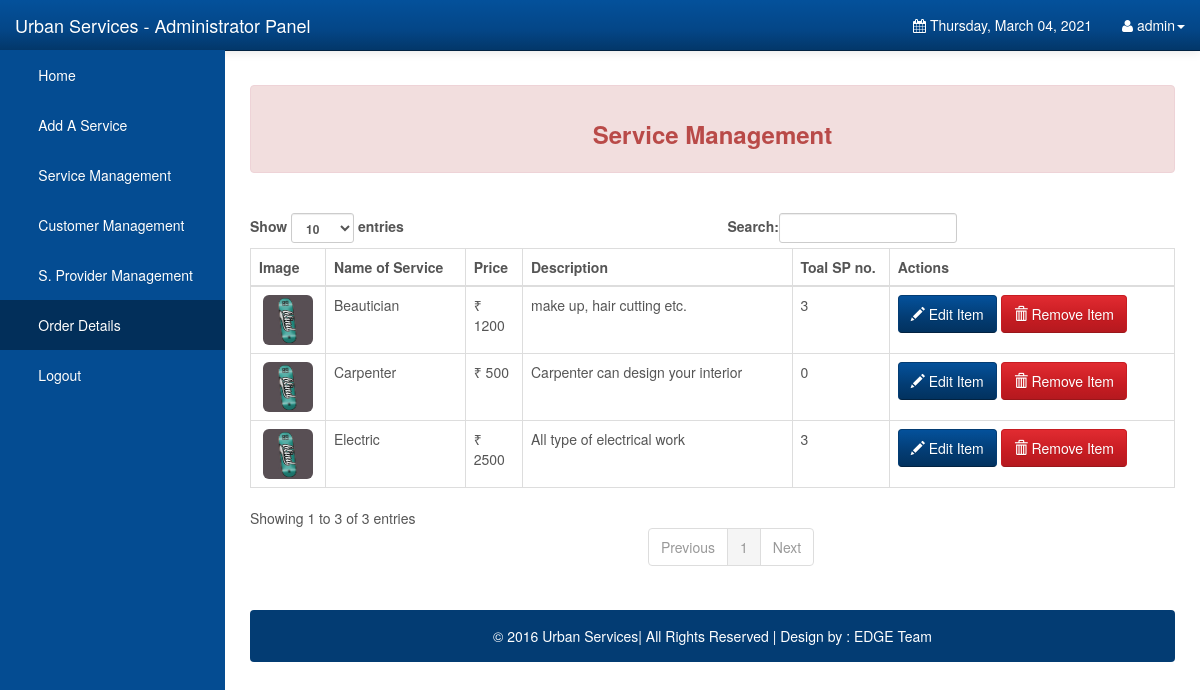
The page /Admin/items.php (signed in) on the database its author committed.
### tables this page shows
CREATE TABLE `service` (
  `s_name` varchar(50) NOT NULL,
  `s_price` int(10) DEFAULT NULL,
  `s_desc` text NOT NULL,
  `s_img` varchar(255) DEFAULT NULL,
  `No_sp` int(11) NOT NULL DEFAULT '0'
);

### Admin/items.php (the view, shortened to what this page needs)
<!DOCTYPE html>
<html lang="en">
<head>
    <link rel="stylesheet" type="text/css" href="bootstrap/css/bootstrap.min.css" />
    <link rel="stylesheet" type="text/css" href="font-awesome/css/font-awesome.min.css" />
    <link rel="stylesheet" type="text/css" href="css/local.css" />
</head>
<body>
    <div id="wrapper">
        <nav class="navbar navbar-inverse navbar-fixed-top" role="navigation">
            <div class="navbar-header">
                <a class="navbar-brand" href="index.php">Urban Services - Administrator Panel</a>
            </div>
            <div class="collapse navbar-collapse navbar-ex1-collapse">
                <ul class="nav navbar-nav side-nav">
                    <li><a href="index.php"> &nbsp; &nbsp; &nbsp; Home</a></li>
					<li><a data-toggle="modal" data-target="#uploadModal"> &nbsp; &nbsp; &nbsp; Add A Service</a></li>
					<li><a href=""> &nbsp; &nbsp; &nbsp; Service Management</a></li>
					<li ><a href="customers.php"> &nbsp; &nbsp; &nbsp; Customer Management</a></li>
					<li><a href="items.php"> &nbsp; &nbsp; &nbsp; S. Provider Management</a></li>
					<li class="active"><a href="orderdetails.php"> &nbsp; &nbsp; &nbsp; Order Details</a></li>
					<li><a href="logout.php"> &nbsp; &nbsp; &nbsp; Logout</a></li>
                </ul>
                <ul class="nav navbar-nav navbar-right navbar-user">
                    <li class="dropdown messages-dropdown">
                        <a href="#"><i class="fa fa-calendar"></i>  <?php
                            $Today=date('y:m:d');
                            $new=date('l, F d, Y',strtotime($Today));
                            echo $new; ?></a>
                    </li>
                     <li class="dropdown user-dropdown">
                        <a href="#" class="dropdown-toggle" data-toggle="dropdown"><i class="fa fa-user"></i> <?php   extract($_SESSION); echo $admin_username; ?><b class="caret"></b></a>
                    </li>
                </ul>
            </div>
        </nav>
        <div id="page-wrapper">
			 <div class="alert alert-danger">
                          <center> <h3><strong>Service Management</strong> </h3></center>
						  </div>
						  <br />
						  <div class="table-responsive">
            <table class="display table table-bordered" id="example" cellspacing="0" width="100%">
              <thead>
                <tr>
                  <th>Image</th>
                  <th>Name of Service</th>
				  <th>Price</th>
				  <th>Description</th>
				  <th>Toal SP no.</th>
                  <th>Actions</th>
                </tr>
              </thead>
              <tbody>
			  <?php
include("config.php");
	$stmt = $DB_con->prepare('SELECT * FROM service');
	$stmt->execute();
	if($stmt->rowCount() > 0)
	{
		while($row=$stmt->fetch(PDO::FETCH_ASSOC))
		{
			extract($row);
			?>
                <tr>
                  <td>
				<center> <img src="service_images/<?php echo $s_img; ?>" class="img img-rounded"  width="50" height="50" /></center>
				 </td>
                 <td><?php echo $s_name; ?></td>
				 <td>&#8377; <?php echo $s_price; ?></td>
				 <td><?php echo $s_desc; ?></td>
				 <td><?php echo $No_sp; ?></td>
				 <td>
				 <a class="btn btn-info" href="edititem.php?edit_id=<?php echo $row['s_name']; ?>" title="click for edit" onclick="return confirm('Are you sure edit this item?')"><span class='glyphicon glyphicon-pencil'></span> Edit Item</a>
                  <a class="btn btn-danger" href="?s_name=<?php echo $row['s_name']; ?>" title="click for delete" onclick="return confirm('Are you sure to remove this item?')"><span class='glyphicon glyphicon-trash'></span> Remove Item</a>
                  </td>
                </tr>
              <?php
		}
		echo "</tbody>";
		echo "</table>";
		echo "</div>";
		echo "<br />";
		echo '<div class="alert alert-default" style="background-color:#033c73;">
                       <p style="color:white;text-align:center;">
                       &copy 2016 Urban Services| All Rights Reserved |  Design by : EDGE Team
						</p>
                    </div>
	</div>';
		echo "</div>";
	}
?>
	<br />
	<br />
</body>
</html>

### Admin/css/local.css (style rules this page uses)
#wrapper { padding-left: 0; }
#page-wrapper { width: 100%; padding: 5px 15px; }
body { font-family: "Helvetica Neue", Helvetica, Arial, sans-serif; font-size: 14px; line-height: 1.42857143; color: #555555; background-color: #ffffff; }
.btn { display: inline-block; margin-bottom: 0; font-weight: normal; text-align: center; vertical-align: middle; cursor: pointer; background-image: none; border: 1px solid transparent; white-space: nowrap; padding: 8px 12px; font-size: 14px; line-height: 1.42857143; border-radius: 4px; -webkit-user-select: none; -moz-user-select: none; -ms-user-select: none; user-select: none; }
.btn-info { color: #ffffff; background-color: #033c73; border-color: #033c73; }
.btn-danger { color: #ffffff; background-color: #c71c22; border-color: #c71c22; }
.navbar-inverse { background-color: #033c73; border-color: #022f5a; }
.navbar-inverse .navbar-brand { color: #ffffff; }
.navbar-inverse .navbar-nav > li > a { color: #ffffff; }
.navbar-inverse .navbar-nav > .active > a, .navbar-inverse .navbar-nav > .active > a:hover, .navbar-inverse .navbar-nav > .active > a:focus { color: #ffffff; background-color: #022f5a; }
.navbar-inverse .navbar-collapse, .navbar-inverse .navbar-form { border-color: #022a50; }
.alert-danger { background-color: #f2dede; border-color: #eed3d7; color: #b94a48; }
.navbar { background-image: -webkit-linear-gradient(#54b4eb, #2fa4e7 60%, #1d9ce5); background-image: linear-gradient(#54b4eb, #2fa4e7 60%, #1d9ce5); background-repeat: no-repeat; filter: progid:DXImageTransform.Microsoft.gradient(startColorstr='#ff54b4eb', endColorstr='#ff1d9ce5', GradientType=0); border-bottom: 1px solid #178acc; filter: none; -webkit-box-shadow: 0 1px 10px rgba(0, 0, 0, 0.1); box-shadow: 0 1px 10px rgba(0, 0, 0, 0.1); }
.navbar .navbar-nav > li > a, .navbar-brand { text-shadow: 0 1px 0 rgba(0, 0, 0, 0.1); }
.navbar-inverse { background-image: -webkit-linear-gradient(#04519b, #044687 60%, #033769); background-image: linear-gradient(#04519b, #044687 60%, #033769); background-repeat: no-repeat; filter: progid:DXImageTransform.Microsoft.gradient(startColorstr='#ff04519b', endColorstr='#ff033769', GradientType=0); filter: none; border-bottom: 1px solid #022241; }
.btn { text-shadow: 0 1px 0 rgba(0, 0, 0, 0.1); }
.btn-info { background-image: -webkit-linear-gradient(#04519b, #033c73 60%, #02325f); background-image: linear-gradient(#04519b, #033c73 60%, #02325f); background-repeat: no-repeat; filter: progid:DXImageTransform.Microsoft.gradient(startColorstr='#ff04519b', endColorstr='#ff02325f', GradientType=0); filter: none; border-bottom: 1px solid #022241; }
.btn-danger { background-image: -webkit-linear-gradient(#e12b31, #c71c22 60%, #b5191f); background-image: linear-gradient(#e12b31, #c71c22 60%, #b5191f); background-repeat: no-repeat; filter: progid:DXImageTransform.Microsoft.gradient(startColorstr='#ffe12b31', endColorstr='#ffb5191f', GradientType=0); filter: none; border-bottom: 1px solid #9a161a; }
.clearfix:before, .clearfix:after, .container:before, .container:after, .container-fluid:before, .container-fluid:after, .row:before, .row:after, .form-horizontal .form-group:before, .form-horizontal .form-group:after, .btn-toolbar:before, .btn-toolbar:after, .btn-group-vertical > .btn-group:before, .btn-group-vertical > .btn-group:after, .nav:before, .nav:after, .navbar:before, .navbar:after, .navbar-header:before, .navbar-header:after, .navbar-collapse:before, .navbar-collapse:after, .pager:before, .pager:after, .panel-body:before, .panel-body:after, .modal-footer:before, .modal-footer:after { content: " "; display: table; }
.clearfix:after, .container:after, .container-fluid:after, .row:after, .form-horizontal .form-group:after, .btn-toolbar:after, .btn-group-vertical > .btn-group:after, .nav:after, .navbar:after, .navbar-header:after, .navbar-collapse:after, .pager:after, .panel-body:after, .modal-footer:after { clear: both; }
a { color: #2fa4e7; text-decoration: none; }
@media (min-width:768px) { #wrapper { padding-left: 225px; } }
@media (min-width:768px) { #page-wrapper { padding: 15px 25px; } }
@media (min-width:768px) { .side-nav { margin-left: -225px; left: 225px; width: 225px; position: fixed; top: 50px; height: 100%; border-radius: 0; border: none; background-color: #044C92; overflow-y: auto; } }
@media (min-width:768px) { .side-nav>li>a { width: 225px; } }
@media (min-width:768px) { .navbar-collapse { padding-left: 15px !important; padding-right: 15px !important; } }

### rows shown on the page
service: s_img (picture), s_name "Beautician", s_price "1200", s_desc "make up, hair cutting etc.", No_sp "3"
service: s_img (picture), s_name "Carpenter", s_price "500", s_desc "Carpenter can design your interior", No_sp "0"
service: s_img (picture), s_name "Electric", s_price "2500", s_desc "All type of electrical work", No_sp "3"

### other values the page prints
$admin_username "admin"
